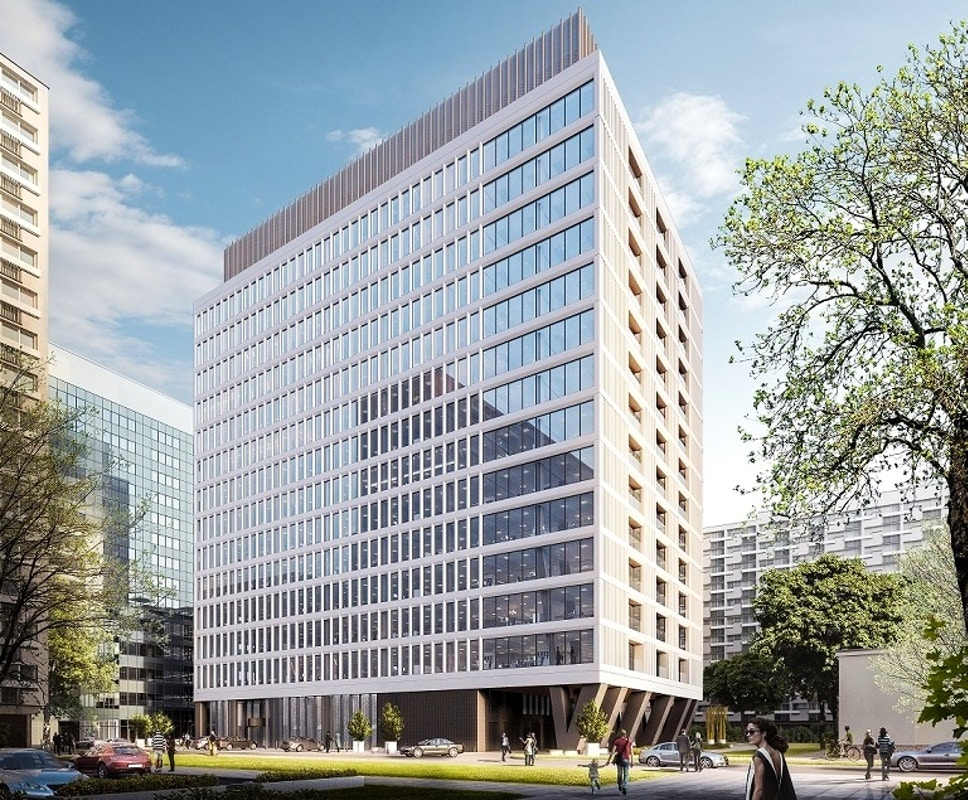
%> input picture atrium.jpg, 968 x 800 px
$ octave --eval "result = histeq_modified(imread('atrium.jpg'));"   (GNU Octave 9; MATLAB toolbox functions it lacks are replaced by stand-ins)
%> lines starting %> are read from the running program, lines starting %| are printed output that depends on the picture
function [out,T] = histeq_modified(a,cm,hgram)
%HISTEQ Enhance contrast using histogram equalization.
%   HISTEQ enhances the contrast of images by transforming the values in an
%   intensity image, or the values in the colormap of an indexed image, so
%   that the histogram of the output image approximately matches a specified
%   histogram.
%
%   J = HISTEQ(I,HGRAM) transforms the intensity image I so that the histogram
%   of the output image J with length(HGRAM) bins approximately matches HGRAM.
%   The vector HGRAM should contain integer counts for equally spaced bins
%   with intensity values in the appropriate range: [0,1] for images of class
%   double or single, [0,255] for images of class uint8, [0,65535] for images
%   of class uint16, and [-32768, 32767] for images of class int16. HISTEQ
%   automatically scales HGRAM so that sum(HGRAM) = NUMEL(I). The histogram of
%   J will better match HGRAM when length(HGRAM) is much smaller than the
%   number of discrete levels in I.
%
%   J = HISTEQ(I,N) transforms the intensity image I, returning in J an
%   intensity image with N discrete levels. A roughly equal number of pixels
%   is mapped to each of the N levels in J, so that the histogram of J is
%   approximately flat. (The histogram of J is flatter when N is much smaller
%   than the number of discrete levels in I.) The default value for N is 64.
%
%   [J,T] = HISTEQ(I) returns the gray scale transformation that maps gray
%   levels in the intensity image I to gray levels in J.
%
%   NEWMAP = HISTEQ(X,MAP,HGRAM) transforms the colormap associated with the
%   indexed image X so that the histogram of the gray component of the indexed
%   image (X,NEWMAP) approximately matches HGRAM. HISTEQ returns the
%   transformed colormap in NEWMAP. length(HGRAM) must be the same as
%   size(MAP,1).
%
%   NEWMAP = HISTEQ(X,MAP) transforms the values in the colormap so that the
%   histogram of the gray component of the indexed image X is approximately
%   flat. It returns the transformed colormap in NEWMAP.
%
%   [NEWMAP,T] = HISTEQ(X,...) returns the gray scale transformation T that
%   maps the gray component of MAP to the gray component of NEWMAP.
%
%   Class Support
%   -------------
%   For syntaxes that include an intensity image I as input, I can be uint8,
%   uint16, int16, double or single. The output image J has the same class as
%   I.
%
%   For syntaxes that include an indexed image X as input, X can be uint8,
%   double, or single. The output colormap is always double.  Also, the
%   optional output T (the gray level transform) is always of class double.
%
%   Note
%   ----
%   I and X can be N-dimensional images.
%
%   Example 1
%   ---------
%   % Enhance the contrast of an intensity image using histogram
%   % equalization.
%
%       I = imread('tire.tif');
%       J = histeq(I);
%
%       % Display the original and enhanced images
%       figure
%       subplot(1,2,1)
%       imshow(I)
%       subplot(1,2,2)
%       imshow(J)
%
%   Example 2
%   ---------
%   % Enhance the contrast of a volumetric image using histogram
%   % equalization.
%
%       load mristack
%       enhanced = histeq(mristack);
%
%       % Display the first slice of data
%       figure
%       subplot(1,2,1)
%       imshow(mristack(:,:,1))
%       subplot(1,2,2)
%       imshow(enhanced(:,:,1))
%
%   See also ADAPTHISTEQ, BRIGHTEN, IMADJUST, IMHIST, IMHISTMATCH.

%   Copyright 1993-2020 The MathWorks, Inc.

% NPTS  - Number of Points
% n     - Num buckets in: size(cm,1) or NPTS
% hgram - Histogram to match, flat by default (Argument 'HGRAM')
% m     - Num of output buckets (Argument 'N')
% a     - Input image (intensity or colormap) (Argument 'I' or 'X')
% cm    - Colormap
% out   - Output image (Argument 'J')
% map   - New colormap returned (Argument 'NEWMAP')
% nn    - Bincounts from imhist of input
% cum   - Cumulative bincounts of input
% cumd  - Cumulative bincounts of desired histogram

% Parameter setup
isIntensityImage = false;
if(isfloat(a))
    NPTS = 256;
else
    NPTS = diff(getrangefromclass(a)) + 1;
%> NPTS = 256
end
if nargin == 1
    %HISTEQ(I)
    validateattributes(a,{'uint8','uint16','double','int16','single'}, ...
        {'nonsparse'}, mfilename,'I',1);
    n = 64; % Default n
    hgram = ones(1,n)*(numel(a)/n);
    isIntensityImage = true;
elseif nargin == 2
    if numel(cm) == 1
        %HISTEQ(I,N)
        validateattributes(a,{'uint8','uint16','double','int16','single'}, ...
            {'nonsparse'}, mfilename,'I',1);
        validateattributes(cm, {'single','double'},...
            {'nonsparse','integer','real','positive','scalar'},...
            mfilename,'N',2);
        m = cm;
        hgram = ones(1,m)*(numel(a)/m);
        isIntensityImage = true;
    elseif size(cm,2) == 3 && size(cm,1) > 1
        %HISTEQ(X,map)
        if isa(a, 'uint16')
            error(message('images:histeq:unsupportedUint16IndexedImages'))
        end
        validateattributes(a,{'uint8','double','single'}, ...
            {'nonsparse'},mfilename,'X',1);
        n = size(cm,1);
        hgram = ones(1,n)*(numel(a)/n);
    else
        %HISTEQ(I,HGRAM)
        validateattributes(a,{'uint8','uint16','double','int16','single'}, ...
            {'nonsparse'}, mfilename,'I',1);
        validateattributes(cm, {'single','double'},...
            {'real','nonsparse','vector','nonempty'},...
            mfilename,'HGRAM',2);
        hgram = cm;
        isIntensityImage = true;
    end
else
    %HISTEQ(X,MAP,HGRAM)
    validateattributes(a,{'uint8','double','uint16','single'}, ...
        {'nonsparse'},mfilename,'X',1);
    if isa(a, 'uint16')
        error(message('images:histeq:unsupportedUint16IndexedImages'))
    end
    validateattributes(hgram, {'single','double'},...
            {'real','nonsparse','vector','nonempty'},...
            mfilename,'HGRAM',3);

    n = size(cm,1);
    if length(hgram)~=n
        error(message('images:histeq:HGRAMmustBeSameSizeAsMAP'))
    end
end

if min(size(hgram)) > 1
   error(message('images:histeq:hgramMustBeAVector'))
end

% Normalize hgram
hgram = hgram*(numel(a)/sum(hgram));       % Set sum = numel(a)
%> hgram = 64 values from 36300 to 36300
m = length(hgram);
%> m = 64

% Intensity image or indexed image
if isIntensityImage
    classChanged = false;
    if isa(a,'int16')
        classChanged = true;
        a = im2uint16(a);
    end

    [nn,cum] = computeCumulativeHistogram(a,NPTS);
    T = createTransformationToIntensityImage(a,hgram,m,NPTS,nn,cum);
    % Mex call is equivalent to:
     b = uint8((255.0*T(a+1)));
    % or uint16((65535.0*T(a+1)));
    %b = images.internal.builtins.grayxform(a, T);

    if nargout == 0
        if ismatrix(b)
            imshow(b);
            return;
        else
            out = a;
            return;
        end
    elseif classChanged
        out = im2int16(b);
    else
        out = b;
    end

else
    I = ind2gray(a,cm);
    [nn,cum] = computeCumulativeHistogram(I,n);
    T = createTransformationToIntensityImage(a,hgram,m,n,nn,cum);

    % Modify colormap by extending the (r,g,b) vectors.
    % Compute equivalent colormap luminance
    ntsc = rgb2ntsc(cm);

    % Map to new luminance using T, store in 2nd column of ntsc.
    ntsc(:,2) = T(floor(ntsc(:,1)*(n-1))+1)';

    % Scale (r,g,b) vectors by relative luminance change
    map = cm.*((ntsc(:,2)./max(ntsc(:,1),eps))*ones(1,3));

    % Clip the (r,g,b) vectors to the unit color cube
    map = map ./ (max(max(map,[],2),1) *ones(1,3));

    if nargout == 0
        if ismatrix(a)
            imshow(a,map);
            return;
        else
            out = a;
            return;
        end
    else
        out = map;
    end
end


function [nn,cum] = computeCumulativeHistogram(img,nbins)
%> called with nbins = 256

nn = imhist(img,nbins)';
%> nn = 256 values, max 43828 at index 256, min 2750 at index 2, mean 9075
cum = cumsum(nn);
%> cum = 256 values from 10604 to 2323200


function T = createTransformationToIntensityImage(a,hgram,m,n,nn,cum)
%> called with m = 64, n = 256
% Create transformation to an intensity image by minimizing the error
% between desired and actual cumulative histogram.

% Generate cumulative hgram
cumd = cumsum(hgram);
%> cumd = 64 values from 36300 to 2323200

% Calc error
% tol = nn w/ 1st and last element set to 0, then divide by 2 and tile to MxN
tol = ones(m,1)*min([nn(1:n-1),0;0,nn(2:n)])/2;
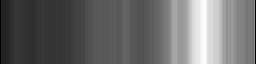
%> tol: size 64x256 double; min 0, max 10628.5, mean 4431.2; drawn with min black and max white
% Calculate errors btw cumulative histograms
err = (cumd(:)*ones(1,n)-ones(m,1)*cum(:)')+tol;
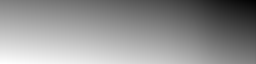
%> err: size 64x256 double; min -2286900, max 2312596, mean 316562.6; drawn with min black and max white

% Find which combo yielded errors above tolerance
d = find(err < -numel(a)*sqrt(eps));
%> d = 5957 values from 577 to 16383
if ~isempty(d)
    % Set to max err
   err(d) = numel(a)*ones(size(d));
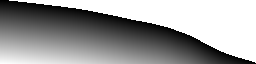
%> err: size 64x256 double; min 0, max 2323200, mean 1415913.3; drawn with min black and max white
end

% Get min error
% T will be the bin mapping of a to hgram
% T(oldbinval) = newbinval
[dum,T] = min(err); %#ok
%> dum = 256 values, max 36284.5 at index 10, min 0 at index 256, mean 17796.6; T = 256 values from 1 to 64
% Normalize T
T = (T-1)/(m-1);
%> T = 256 values from 0 to 1
%> in histeq_modified, `b = uint8((255.0*T(a+1)));`:
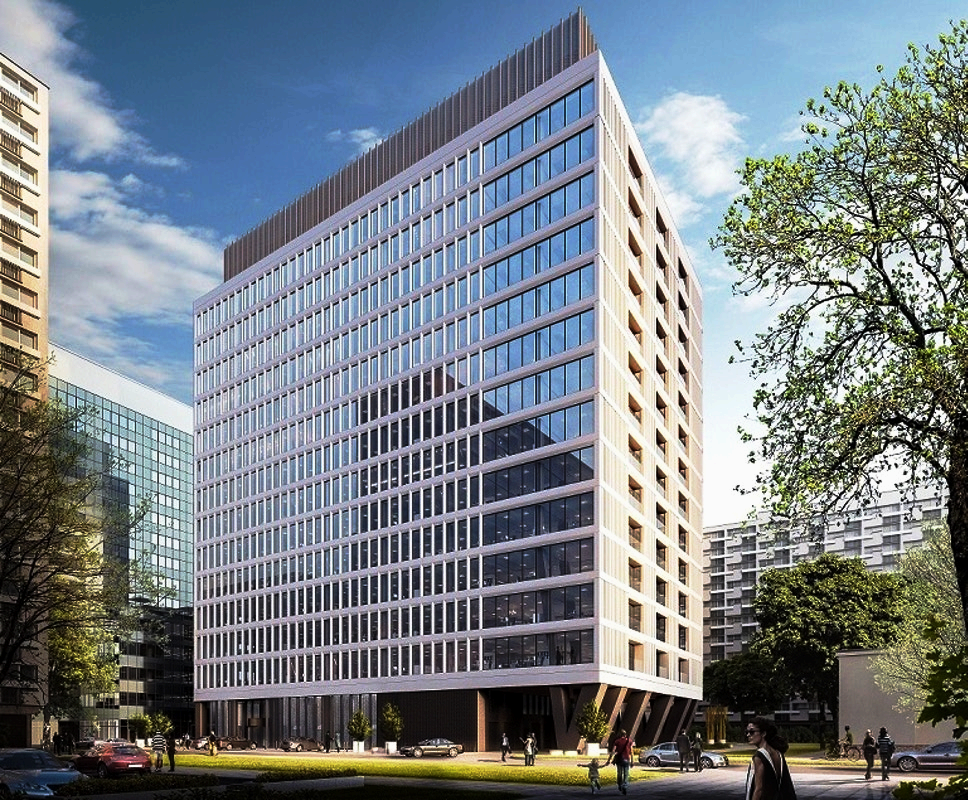
%> b: size 800x968x3 uint8; mean R, G, B 119.8, 128.2, 134.1

$ run again, on bird.jpg
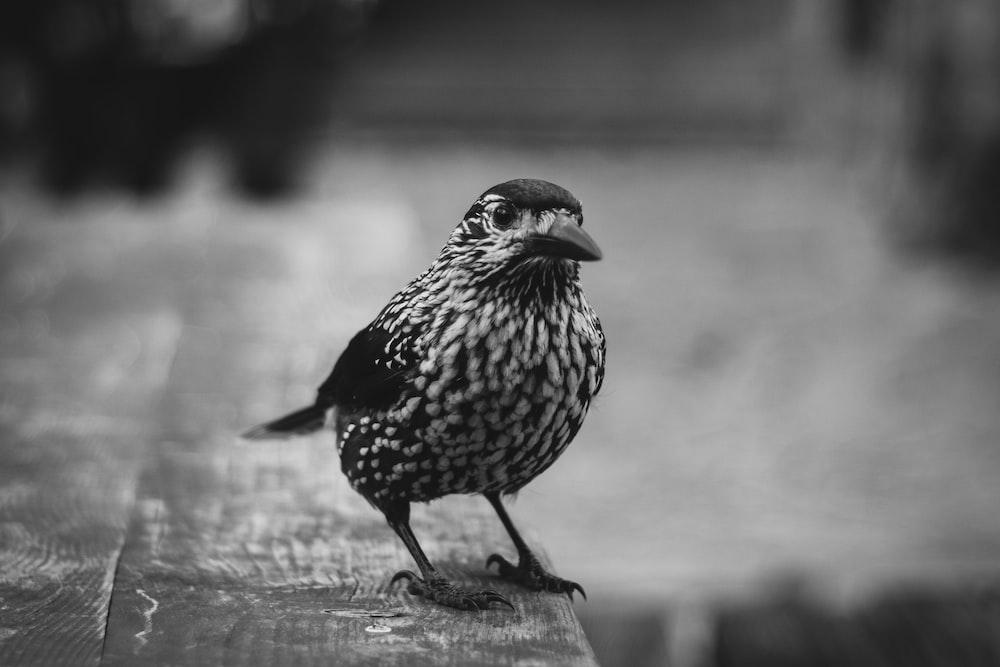
%> input picture bird.jpg, 1000 x 667 px
%> NPTS = 256
%> in computeCumulativeHistogram, `nn = imhist(img,nbins)';`: nn = 256 values, max 27882 at index 24, min 0 at index 242, mean 7816.4
%> in computeCumulativeHistogram, `cum = cumsum(nn);`: cum = 256 values from 147 to 2001000
%> d = 9298 values from 1473 to 16383
%> in createTransformationToIntensityImage, `err(d) = numel(a)*ones(size(d));`:
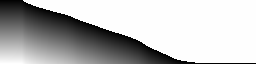
%> err: size 64x256 double; min 0, max 2001000, mean 1454405.9; drawn with min black and max white
%> in createTransformationToIntensityImage, `[dum,T] = min(err);`: dum = 256 values, max 31257 at index 76, min 0 at index 250, mean 14304.6; T = 256 values from 1 to 64
%> in createTransformationToIntensityImage, `T = (T-1)/(m-1);`: T = 256 values from 0 to 1
%> in histeq_modified, `b = uint8((255.0*T(a+1)));`:
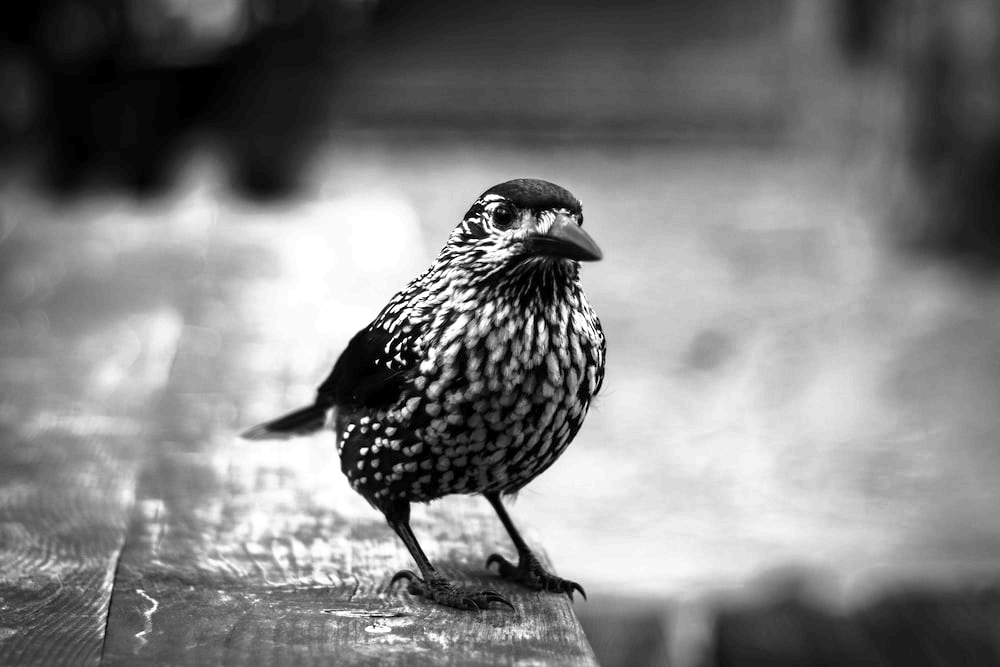
%> b: size 667x1000x3 uint8; min 0, max 255, mean 127.6
